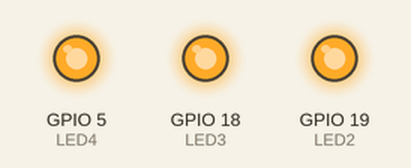
A sketch run on a simulated ESP32. On the bench: output pins drawn as LEDs (lit = HIGH).

Above: at 0.2 s.
At 2.7 s:
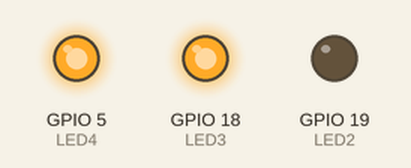
At 8.7 s:
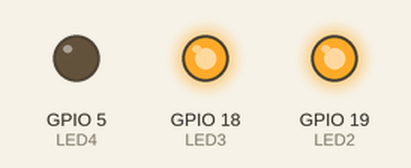
At 12.7 s:
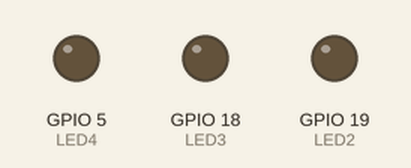
At 17.2 s:
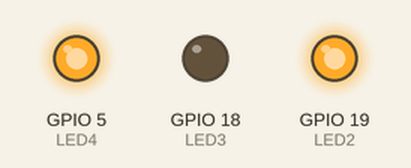
Timing chart, 0 to 17.6 s (numbered marks = the images above):
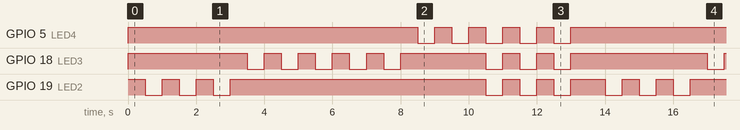

The sketch:

esp32_test2.ino
```cpp
int LED2 = 19;
int LED3 = 18;
int LED4 = 5;
void setup() {
 pinMode(LED2,OUTPUT);
 pinMode(LED3,OUTPUT);
 pinMode(LED4,OUTPUT);
}

void loop() {
  digitalWrite(LED2,HIGH);
  digitalWrite(LED3,HIGH);
  digitalWrite(LED4,HIGH);
  delay(500);
  for(int i=0 ; i<3 ;i++){
  digitalWrite(LED2,LOW);
  delay(500);
  digitalWrite(LED2,HIGH);
  delay(500);
  }
  for(int i=0 ; i<5 ;i++){
  digitalWrite(LED3,LOW);
  delay(500);
  digitalWrite(LED3,HIGH);
  delay(500);
  }
  for(int i=0 ; i<2 ;i++){
  digitalWrite(LED4,LOW);
  delay(500);
  digitalWrite(LED4,HIGH);
  delay(500);
  }
  for(int i=0 ; i<3 ;i++){
  digitalWrite(LED2,LOW);
  digitalWrite(LED3,LOW);
  digitalWrite(LED4,LOW);
  delay(500);
  digitalWrite(LED2,HIGH);
  digitalWrite(LED3,HIGH);
  digitalWrite(LED4,HIGH);
  delay(500);
  }
}
```

Measured:
- by itself, GPIO 5 (LED4): repeats every 13.5 s: 4 × (LOW 0.50 s, HIGH 0.50 s), LOW 0.50 s, HIGH 9.0 s
- by itself, GPIO 18 (LED3): repeats every 13.5 s: 4 × (LOW 0.50 s, HIGH 0.50 s), LOW 0.50 s, HIGH 2.5 s, 2 × (LOW 0.50 s, HIGH 0.50 s), LOW 0.50 s, HIGH 4.0 s
- by itself, GPIO 19 (LED2): repeats every 13.5 s: 2 × (LOW 0.50 s, HIGH 0.50 s), LOW 0.50 s, HIGH 7.5 s, 2 × (LOW 0.50 s, HIGH 0.50 s), LOW 0.50 s, HIGH 1.0 s
